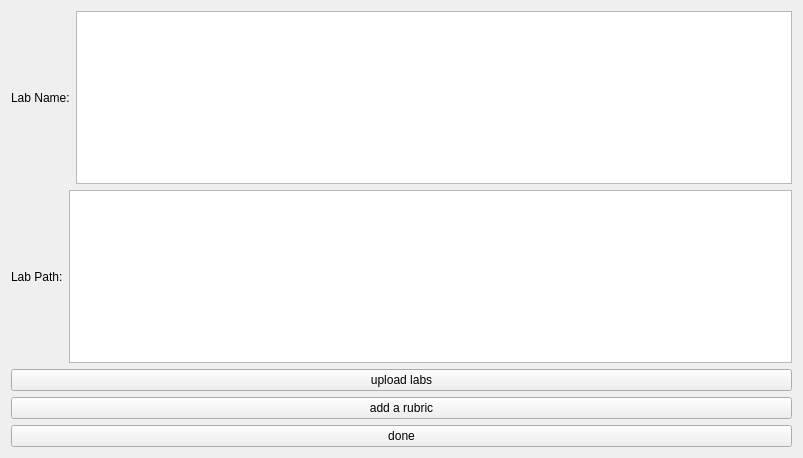
<?xml version="1.0" encoding="UTF-8"?>
<ui version="4.0">
 <class>Widget</class>
 <widget class="QWidget" name="Widget">
  <property name="geometry">
   <rect>
    <x>0</x>
    <y>0</y>
    <width>803</width>
    <height>458</height>
   </rect>
  </property>
  <property name="windowTitle">
   <string>Widget</string>
  </property>
  <layout class="QVBoxLayout" name="verticalLayout_2">
   <item>
    <layout class="QHBoxLayout" name="horizontalLayout_2">
     <item>
      <widget class="QLabel" name="label">
       <property name="text">
        <string>Lab Name:</string>
       </property>
      </widget>
     </item>
     <item>
      <widget class="QTextEdit" name="textEdit"/>
     </item>
    </layout>
   </item>
   <item>
    <layout class="QHBoxLayout" name="horizontalLayout">
     <item>
      <widget class="QLabel" name="label_2">
       <property name="text">
        <string>Lab Path:</string>
       </property>
      </widget>
     </item>
     <item>
      <widget class="QTextEdit" name="textEdit_2"/>
     </item>
    </layout>
   </item>
   <item>
    <layout class="QVBoxLayout" name="verticalLayout">
     <item>
      <widget class="QPushButton" name="pushButton_2">
       <property name="text">
        <string>upload labs</string>
       </property>
      </widget>
     </item>
     <item>
      <widget class="QPushButton" name="pushButton_3">
       <property name="text">
        <string>add a rubric</string>
       </property>
      </widget>
     </item>
     <item>
      <widget class="QPushButton" name="pushButton">
       <property name="text">
        <string>done</string>
       </property>
      </widget>
     </item>
    </layout>
   </item>
  </layout>
 </widget>
 <layoutdefault spacing="6" margin="11"/>
 <resources/>
 <connections/>
</ui>
